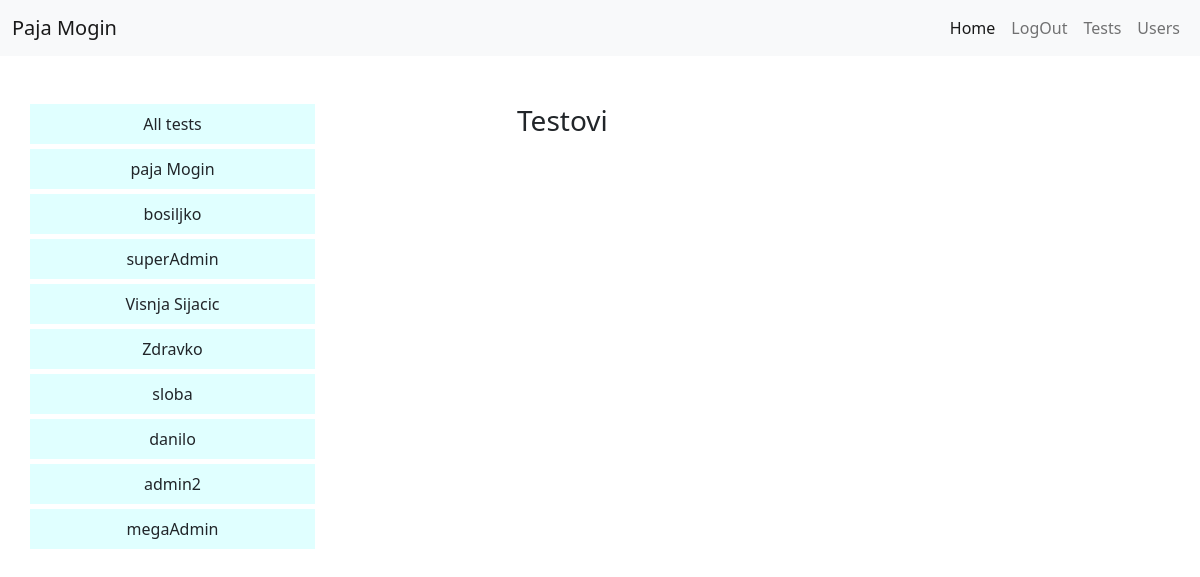
Page /tests.php (signed in) on the committed database.
### tables this page shows
CREATE TABLE `users` (
  `id` int(255) NOT NULL,
  `name` varchar(255) NOT NULL,
  `email` varchar(255) NOT NULL,
  `password` varchar(255) NOT NULL,
  `created_at` timestamp NOT NULL DEFAULT current_timestamp(),
  `edited_at` timestamp NULL DEFAULT NULL,
  `role` varchar(255) NOT NULL DEFAULT 'guest'
);

### tests.php (called while the page is built, shortened)
<?php
$professors = getAllUsers();
    require 'views/index.view.php';
?>

### backend/core/functions.php (called while the page is built, shortened)
<?php
function isLogged(){
    if(isset($_SESSION['userId'])){
        return true;
    } else{
        return false;
    }
}
function getAllUsers(){
    global $pdo;
    $stmt = $pdo ->prepare("SELECT * FROM users");
	$stmt ->execute();
	$users = $stmt->fetchAll(PDO::FETCH_ASSOC);
    return $users;
}
function getUserBySession(){
    global $pdo;
    $id = $_SESSION['userId'];
    $stmt= $pdo->prepare("SELECT * FROM  users WHERE id =?");
    $stmt ->execute([$id]);
    $user =$stmt ->fetch();
    return $user;
}
?>

### views/professours.view.php (the view)
<ul id="profList">
    <li class="profesoriAll">All tests</li>
    <?php foreach($professors as $prof):?>
        <li class="profesori" data-prof ="<?php echo $prof['id']?>"><?php  echo $prof['name']?></li>
        <?php endforeach?>
</ul>

### views/inc/navbar.php (shortened to what this page needs)
<nav class="navbar navbar-expand-lg navbar-light bg-light">
  <div class="container-fluid">
      <?php if(!isLogged()):?>
        <a href="index.php" class="navbar-brand">
        <?php echo $pageTitle?>
        </a>
        <?php else: ?>
          <a href="<?php echo 'userProfile.php?id='. $_SESSION['userId']?>" class="navbar-brand">
        <?php echo ucfirst(getUserBySession()->name)?>
        </a>
          <?php endif?>
    <div class="collapse navbar-collapse" id="navbarNavAltMarkup">
      <div class="navbar-nav ms-auto">
        <a class="nav-link active" aria-current="page" href="index.php">Home</a>
        <?php if(isLogged()) : ?>
          <a class="nav-link" href="logout.php">LogOut</a>
          <a class="nav-link" href="tests.php">Tests</a>
          <?php if(getUserBySession()->role === 'admin') :?>
            <a class="nav-link" href="allUsers.php">Users</a>
            <?php endif?>
          <?php else : ?>
            <a class="nav-link" href="login.php">Login</a>
        <a class="nav-link" href="register.php">Register</a>
          <?php endif;?>
      </div>
    </div>
  </div>
</nav>

### css/style.css (style rules this page uses)
#profList { list-style: none; width: 100%; padding: 0 !important; margin-bottom: 0 !important; }
#profList li { text-align: center; padding: 8px 0; margin-bottom: 5px; background-color: lightcyan; cursor: pointer; }

### rows in the picture
users: name "Paja Mogin", name "paja Mogin"
users: name "bosiljko"
users: name "superAdmin"
users: name "Visnja Sijacic"
users: name "Zdravko"
users: name "sloba"
users: name "danilo"
users: name "admin2"
users: name "megaAdmin"
